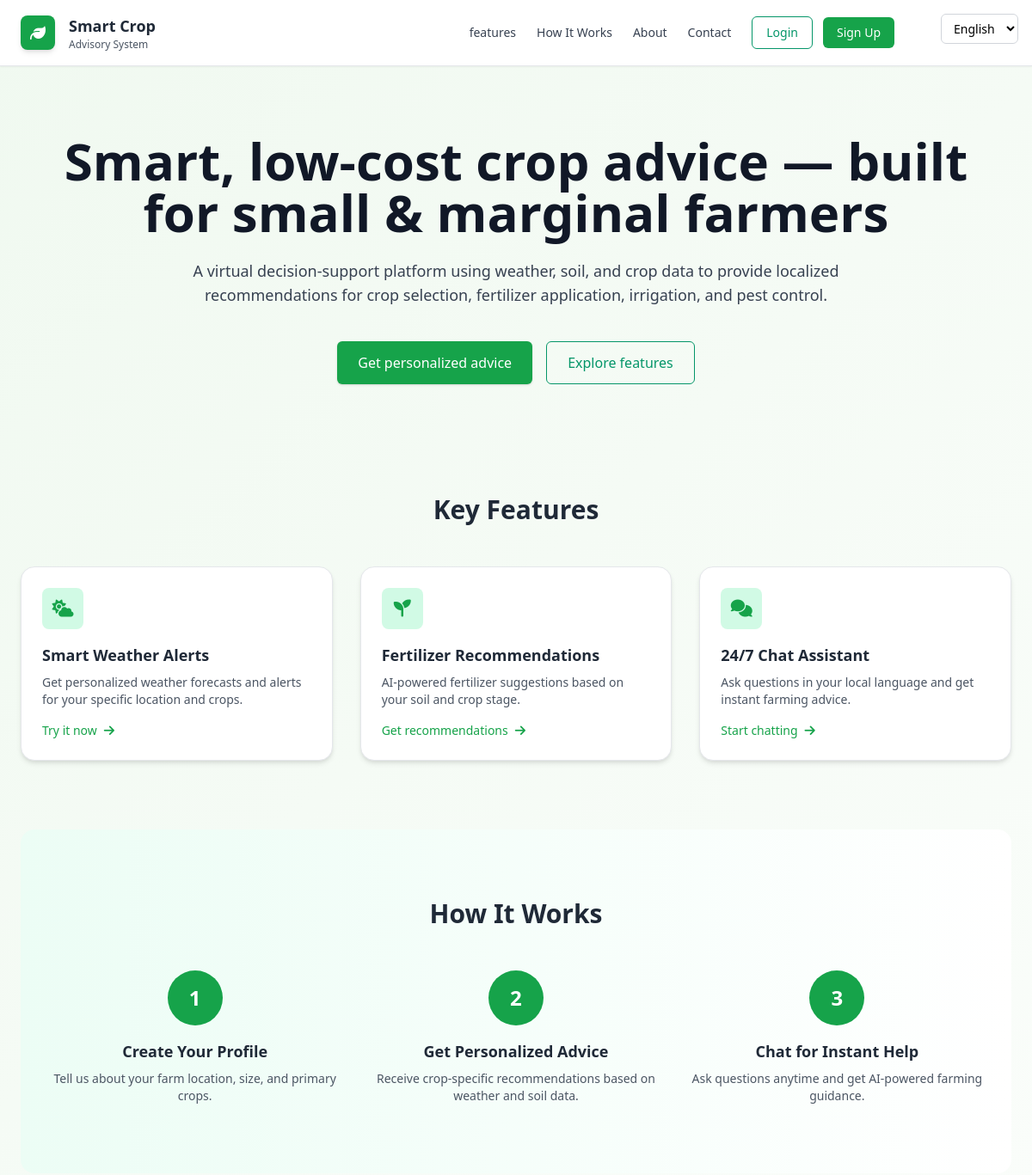
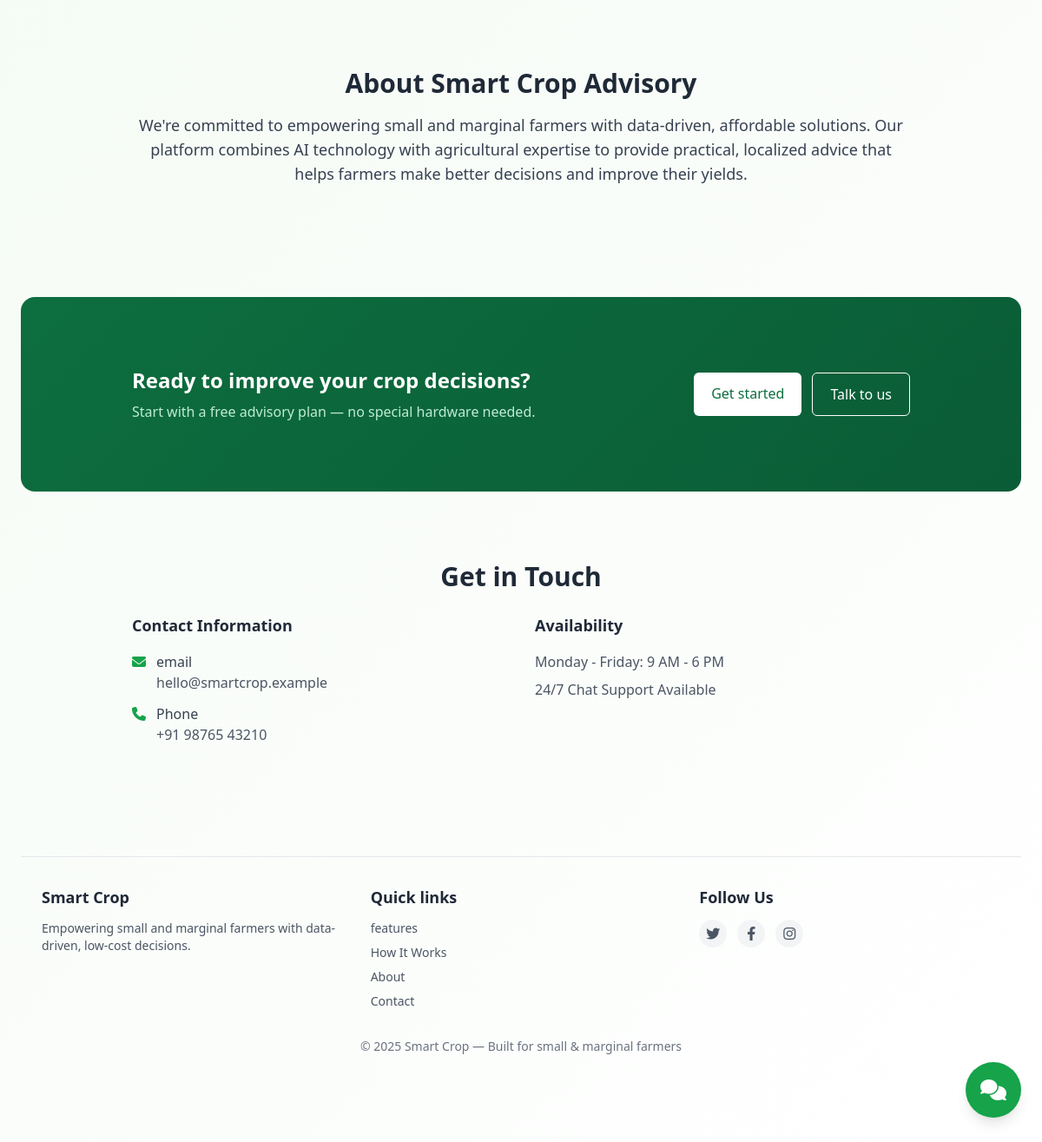
/ (signed in), run on the app's committed database (2 pictures, top to bottom).
### app.py (models this page shows, shortened)
class User(db.Model, UserMixin):
    id = db.Column(db.Integer, primary_key=True)
    username = db.Column(db.String(100), unique=True, nullable=False)
    email = db.Column(db.String(100), unique=True, nullable=False)
    password_hash = db.Column(db.String(200), nullable=False)
    preferred_language = db.Column(db.String(10), default='en')
    voice_enabled = db.Column(db.Boolean, default=True)
    created_at = db.Column(db.DateTime, default=datetime.utcnow)
    is_active = db.Column(db.Boolean, default=True)
    state = db.Column(db.String(100), nullable=True)
    district = db.Column(db.String(100), nullable=True)
    farm_size = db.Column(db.Float, nullable=True)  # in acres
    primary_crop = db.Column(db.String(100), nullable=True)
    soil_type = db.Column(db.String(50), nullable=True)
    irrigation_type = db.Column(db.String(50), nullable=True)
    profile_completed = db.Column(db.Boolean, default=False)
    latitude = db.Column(db.Float, nullable=True)
    longitude = db.Column(db.Float, nullable=True)
    last_weather_fetch = db.Column(db.DateTime, nullable=True)

### app.py (the view)
@app.route('/')
def index():
    return render_template('index.html')

### templates/index.html (shortened to what this page needs)
{% extends "base.html" %}
{% block content %}
<div id="main-content">
    <header class="sticky top-0 z-40 bg-white border-b shadow-sm">
        <div class="max-w-7xl mx-auto px-6 py-4 flex items-center justify-between pr-40">
            <div class="flex items-center gap-4">
                <div class="w-10 h-10 bg-leaf rounded-lg flex items-center justify-center shadow-md">
                    <i class="fas fa-leaf text-white text-lg"></i>
                </div>
                <div>
                    <h1 class="text-lg font-semibold text-gray-800">{{ t('app_name_short', user_language) }}</h1>
                    <p class="text-xs text-gray-600">{{ t('app_name_suffix', user_language) }}</p>
                </div>
            </div>
            <nav class="hidden md:flex items-center gap-6 text-sm text-gray-700 font-medium">
                <a class="hover:text-green-700 transition-all" href="features.html">{{ t('features', user_language) }}</a>
                <a class="hover:text-green-700 transition-all" href="#how">{{ t('how_it_works', user_language) }}</a>
                <a class="hover:text-green-700 transition-all" href="#about">{{ t('about', user_language) }}</a>
                <a class="hover:text-green-700 transition-all" href="#contact">{{ t('contact', user_language) }}</a>
                <div id="auth-section" class="auth-buttons">
                </div>
            </nav>
        </div>
    </header>
    <main class="max-w-7xl mx-auto px-6 py-20">
        <section class="text-center">
            <h2 class="text-4xl md:text-6xl font-extrabold leading-tight text-gray-900">
                {{ t('hero_title', user_language) }}
            </h2>
            <p class="mt-6 text-gray-700 text-lg max-w-3xl mx-auto">
                {{ t('hero_description', user_language) }}
            </p>
            <div class="mt-10 flex flex-col sm:flex-row justify-center gap-4">
                <a id="get-started-btn" href="login.html" class="px-6 py-3 rounded-md bg-leaf text-white font-medium hover:bg-green-700 shadow transition-all flex items-center justify-center gap-2">
                    <span id="get-started-text">{{ t('get_personalized_advice', user_language) }}</span>
                </a>
                <a href="features.html" class="px-6 py-3 rounded-md border border-green-600 text-green-600 hover:bg-green-50 transition-all">
                    {{ t('explore_features', user_language) }}
                </a>
            </div>
        </section>
        <section id="features" class="py-20 mt-12">
            <h3 class="text-3xl font-bold text-center mb-12 text-gray-800">{{ t('key_features', user_language) }}</h3>
            <div class="grid grid-cols-1 md:grid-cols-3 gap-8">
                <div class="feature-card bg-white p-6 card-shadow border border-gray-200 hover:border-leaf"
                     onclick="redirectToFeature('weather')">
                    <div class="w-12 h-12 bg-green-100 rounded-lg flex items-center justify-center mb-4">
                        <i class="fas fa-cloud-sun text-leaf text-xl"></i>
                    </div>
                    <h4 class="font-bold text-lg mb-2 text-gray-800">{{ t('feature_weather_title', user_language) }}</h4>
                    <p class="text-gray-600 text-sm">{{ t('feature_weather_desc', user_language) }}</p>
                    <div class="mt-4 flex items-center text-leaf text-sm font-medium">
                        <span>{{ t('try_it_now', user_language) }}</span>
                        <i class="fas fa-arrow-right ml-2"></i>
                    </div>
                </div>
                <div class="feature-card bg-white p-6 card-shadow border border-gray-200 hover:border-leaf"
                     onclick="redirectToFeature('fertilizer')">
                    <div class="w-12 h-12 bg-green-100 rounded-lg flex items-center justify-center mb-4">
                        <i class="fas fa-seedling text-leaf text-xl"></i>
                    </div>
                    <h4 class="font-bold text-lg mb-2 text-gray-800">{{ t('feature_fertilizer_title', user_language) }}</h4>
                    <p class="text-gray-600 text-sm">{{ t('feature_fertilizer_desc', user_language) }}</p>
                    <div class="mt-4 flex items-center text-leaf text-sm font-medium">
                        <span>{{ t('get_recommendations', user_language) }}</span>
                        <i class="fas fa-arrow-right ml-2"></i>
                    </div>
                </div>
                <div class="feature-card bg-white p-6 card-shadow border border-gray-200 hover:border-leaf"
                     onclick="redirectToFeature('chatbot')">
                    <div class="w-12 h-12 bg-green-100 rounded-lg flex items-center justify-center mb-4">
                        <i class="fas fa-comments text-leaf text-xl"></i>
                    </div>
                    <h4 class="font-bold text-lg mb-2 text-gray-800">{{ t('feature_chat_title', user_language) }}</h4>
                    <p class="text-gray-600 text-sm">{{ t('feature_chat_desc', user_language) }}</p>
                    <div class="mt-4 flex items-center text-leaf text-sm font-medium">
                        <span>{{ t('start_chatting', user_language) }}</span>
                        <i class="fas fa-arrow-right ml-2"></i>
                    </div>
                </div>
            </div>
        </section>
        <section id="how" class="py-20 bg-gradient-to-r from-green-50 to-white rounded-2xl p-8">
            <h3 class="text-3xl font-bold text-center mb-12 text-gray-800">{{ t('how_it_works', user_language) }}</h3>
            <div class="grid grid-cols-1 md:grid-cols-3 gap-8">
                <div class="text-center">
                    <div class="w-16 h-16 bg-leaf text-white rounded-full flex items-center justify-center text-2xl font-bold mx-auto mb-4">1</div>
                    <h4 class="font-bold text-lg mb-2 text-gray-800">{{ t('step1_title', user_language) }}</h4>
                    <p class="text-gray-600 text-sm">{{ t('step1_desc', user_language) }}</p>
                </div>
                <div class="text-center">
                    <div class="w-16 h-16 bg-leaf text-white rounded-full flex items-center justify-center text-2xl font-bold mx-auto mb-4">2</div>
                    <h4 class="font-bold text-lg mb-2 text-gray-800">{{ t('step2_title', user_language) }}</h4>
                    <p class="text-gray-600 text-sm">{{ t('step2_desc', user_language) }}</p>
                </div>
                <div class="text-center">
                    <div class="w-16 h-16 bg-leaf text-white rounded-full flex items-center justify-center text-2xl font-bold mx-auto mb-4">3</div>
                    <h4 class="font-bold text-lg mb-2 text-gray-800">{{ t('step3_title', user_language) }}</h4>
                    <p class="text-gray-600 text-sm">{{ t('step3_desc', user_language) }}</p>
                </div>
            </div>
        </section>
        <section id="about" class="py-20">
            <div class="max-w-4xl mx-auto text-center">
                <h3 class="text-3xl font-bold mb-4 text-gray-800">{{ t('about_title', user_language) }}</h3>
                <p class="text-gray-700 text-lg">
                    {{ t('about_description', user_language) }}
                </p>
            </div>
        </section>
        <section class="cta-section py-20 mt-12 text-white rounded-2xl p-8">
            <div class="max-w-4xl mx-auto flex flex-col md:flex-row items-center justify-between gap-6">
                <div class="text-center md:text-left">
                    <h4 class="text-2xl font-bold mb-2">{{ t('cta_title', user_language) }}</h4>
                    <p class="text-green-100 opacity-90 mt-2">{{ t('cta_description', user_language) }}</p>
                </div>
                <div class="flex gap-3 flex-col sm:flex-row">
                    <a id="cta-get-started" href="login.html" class="px-5 py-3 rounded-md bg-white text-dark-green font-medium hover:bg-gray-100 transition-all text-center">
                        <span id="cta-button-text">{{ t('get_started', user_language) }}</span>
                    </a>
                    <a href="#contact" class="px-5 py-3 rounded-md border border-white text-white hover:bg-white/10 transition-all text-center">
                        {{ t('talk_to_us', user_language) }}
                    </a>
                </div>
            </div>
        </section>
        <section id="contact" class="py-20">
            <div class="max-w-4xl mx-auto text-center">
                <h3 class="text-3xl font-bold mb-6 text-gray-800">{{ t('contact_title', user_language) }}</h3>
                <div class="grid grid-cols-1 md:grid-cols-2 gap-8">
                    <div class="text-left">
                        <h4 class="font-bold text-lg mb-4 text-gray-800">{{ t('contact_info', user_language) }}</h4>
                        <div class="space-y-3">
                            <div class="flex items-start gap-3">
                                <i class="fas fa-envelope text-leaf mt-1"></i>
                                <div>
                                    <p class="font-medium text-gray-700">{{ t('email', user_language) }}</p>
                                    <p class="text-gray-600">hello@smartcrop.example</p>
                                </div>
                            </div>
                            <div class="flex items-start gap-3">
                                <i class="fas fa-phone text-leaf mt-1"></i>
                                <div>
                                    <p class="font-medium text-gray-700">{{ t('phone', user_language) }}</p>
                                    <p class="text-gray-600">+91 98765 43210</p>
                                </div>
                            </div>
                        </div>
                    </div>
                    <div class="text-left">
                        <h4 class="font-bold text-lg mb-4 text-gray-800">{{ t('availability', user_language) }}</h4>
                        <div class="space-y-2">
                            <p class="text-gray-600">{{ t('availability_weekdays', user_language) }}</p>
                            <p class="text-gray-600">{{ t('availability_chat', user_language) }}</p>
                        </div>
                    </div>
                </div>
            </div>
        </section>
        <footer class="mt-12 py-8 text-gray-700 border-t border-gray-200">
            <div class="max-w-7xl mx-auto px-6 grid grid-cols-1 md:grid-cols-3 gap-8">
                <div>
                    <h5 class="font-semibold text-lg mb-3 text-gray-800">{{ t('app_name_short', user_language) }}</h5>
                    <p class="mt-2 text-sm text-gray-600">{{ t('footer_description', user_language) }}</p>
                </div>
                <div>
                    <h5 class="font-semibold text-lg mb-3 text-gray-800">{{ t('quick_links', user_language) }}</h5>
                    <ul class="space-y-2 text-sm">
                        <li><a class="hover:text-green-700 hover:underline transition-all text-gray-600" href="features.html">{{ t('features', user_language) }}</a></li>
                        <li><a class="hover:text-green-700 hover:underline transition-all text-gray-600" href="#how">{{ t('how_it_works', user_language) }}</a></li>
                        <li><a class="hover:text-green-700 hover:underline transition-all text-gray-600" href="#about">{{ t('about', user_language) }}</a></li>
                        <li><a class="hover:text-green-700 hover:underline transition-all text-gray-600" href="#contact">{{ t('contact', user_language) }}</a></li>
                    </ul>
                </div>
                <div>
                    <h5 class="font-semibold text-lg mb-3 text-gray-800">{{ t('follow_us', user_language) }}</h5>
                    <div class="flex gap-3 mt-2">
                        <a href="#" class="w-8 h-8 bg-gray-100 rounded-full flex items-center justify-center hover:bg-green-100 transition-all">
                            <i class="fab fa-twitter text-gray-600"></i>
                        </a>
                        <a href="#" class="w-8 h-8 bg-gray-100 rounded-full flex items-center justify-center hover:bg-green-100 transition-all">
                            <i class="fab fa-facebook-f text-gray-600"></i>
                        </a>
                        <a href="#" class="w-8 h-8 bg-gray-100 rounded-full flex items-center justify-center hover:bg-green-100 transition-all">
                            <i class="fab fa-instagram text-gray-600"></i>
                        </a>
                    </div>
                </div>
            </div>
            <div class="mt-8 text-center text-sm text-gray-500">
                © 2025 {{ t('app_name_short', user_language) }} — {{ t('footer_tagline', user_language) }}
            </div>
        </footer>
    </main>
    <a href="chatbot.html" class="fixed right-6 bottom-10 w-16 h-16 bg-leaf rounded-full shadow-lg flex items-center justify-center hover:bg-green-700 transition-all z-50 group">
        <i class="fas fa-comments text-white text-2xl"></i>
    </a>
</div>
{% endblock %}

### templates/base.html (shortened to what this page needs)
<!DOCTYPE html>
<html lang="{{ user_language }}">
<head>
  <link href="https://cdn.jsdelivr.net/npm/tailwindcss@2.2.19/dist/tailwind.min.css" rel="stylesheet">
  <link rel="stylesheet" href="https://cdnjs.cloudflare.com/ajax/libs/font-awesome/6.4.0/css/all.min.css">
</head>
<body class="bg-gray-50">
  {% block language_switcher %}
    <div class="language-switcher-default fixed top-4 right-4 z-50">
      <select id="languageSelect" class="language-select">
        {% for lang in available_languages %}
          <option value="{{ lang.code }}" {% if lang.code == user_language %}selected{% endif %}>
            {{ lang.native }}
          </option>
        {% endfor %}
      </select>
    </div>
  {% endblock %}
  <main class="{% block main_class %}{% endblock %}">
    {% block content %}{% endblock %}
  </main>
</body>
</html>

### data on the page
User: preferred_language "English", preferred_language "Smart Crop", preferred_language "Advisory System", preferred_language "features", preferred_language "How It Works", preferred_language "About", preferred_language "Contact", preferred_language "Smart, low-cost crop advice — built for small & marginal farmers", preferred_language "A virtual decision-support platform using weather, soil, and crop data to provide localized recommendations for crop selection, fertilizer application, irrigation, and pest control.", preferred_language "Explore features", preferred_language "Key Features", preferred_language "Smart Weather Alerts", preferred_language "Get personalized weather forecasts and alerts for your specific location and crops.", preferred_language "Try it now", preferred_language "Fertilizer Recommendations", preferred_language "AI-powered fertilizer suggestions based on your soil and crop stage.", preferred_language "Get recommendations", preferred_language "24/7 Chat Assistant", preferred_language "Ask questions in your local language and get instant farming advice.", preferred_language "Start chatting", preferred_language "Create Your Profile", preferred_language "Tell us about your farm location, size, and primary crops.", preferred_language "Get Personalized Advice", preferred_language "Receive crop-specific recommendations based on weather and soil data.", preferred_language "Chat for Instant Help", preferred_language "Ask questions anytime and get AI-powered farming guidance.", preferred_language "About Smart Crop Advisory", preferred_language "We're committed to empowering small and marginal farmers with data-driven, affordable solutions. Our platform combines AI technology with agricultural expertise to provide practical, localized advice that helps farmers make better decisions and improve their yields.", preferred_language "Ready to improve your crop decisions?", preferred_language "Start with a free advisory plan — no special hardware needed.", preferred_language "Talk to us", preferred_language "Get in Touch", preferred_language "Contact Information", preferred_language "email", preferred_language "Phone", preferred_language "Availability", preferred_language "Monday - Friday: 9 AM - 6 PM", preferred_language "24/7 Chat Support Available", preferred_language "Empowering small and marginal farmers with data-driven, low-cost decisions.", preferred_language "Quick links", preferred_language "Follow Us", preferred_language "Built for small & marginal farmers"
